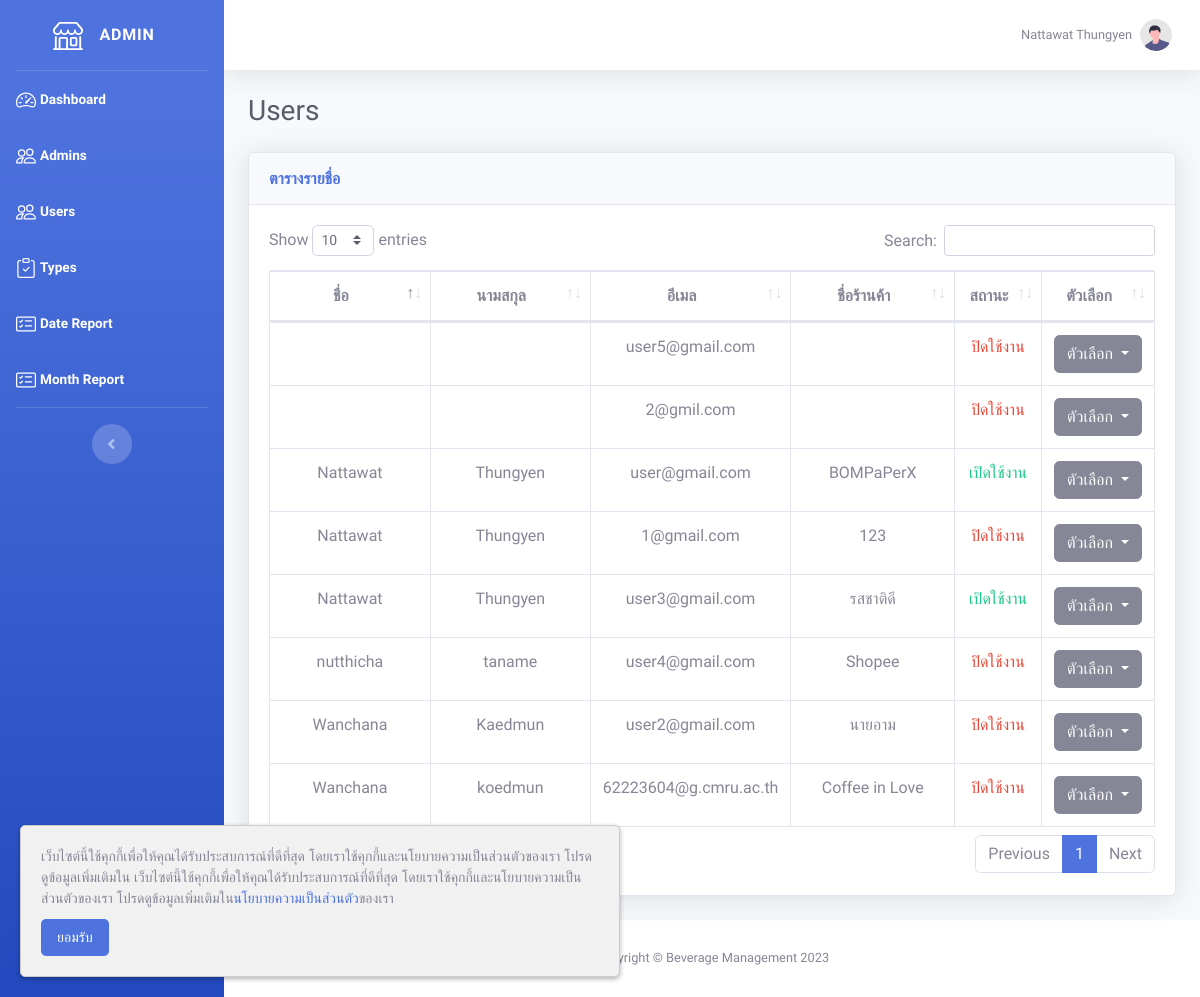
Before: /admin/user.php (signed in) with the older database file.
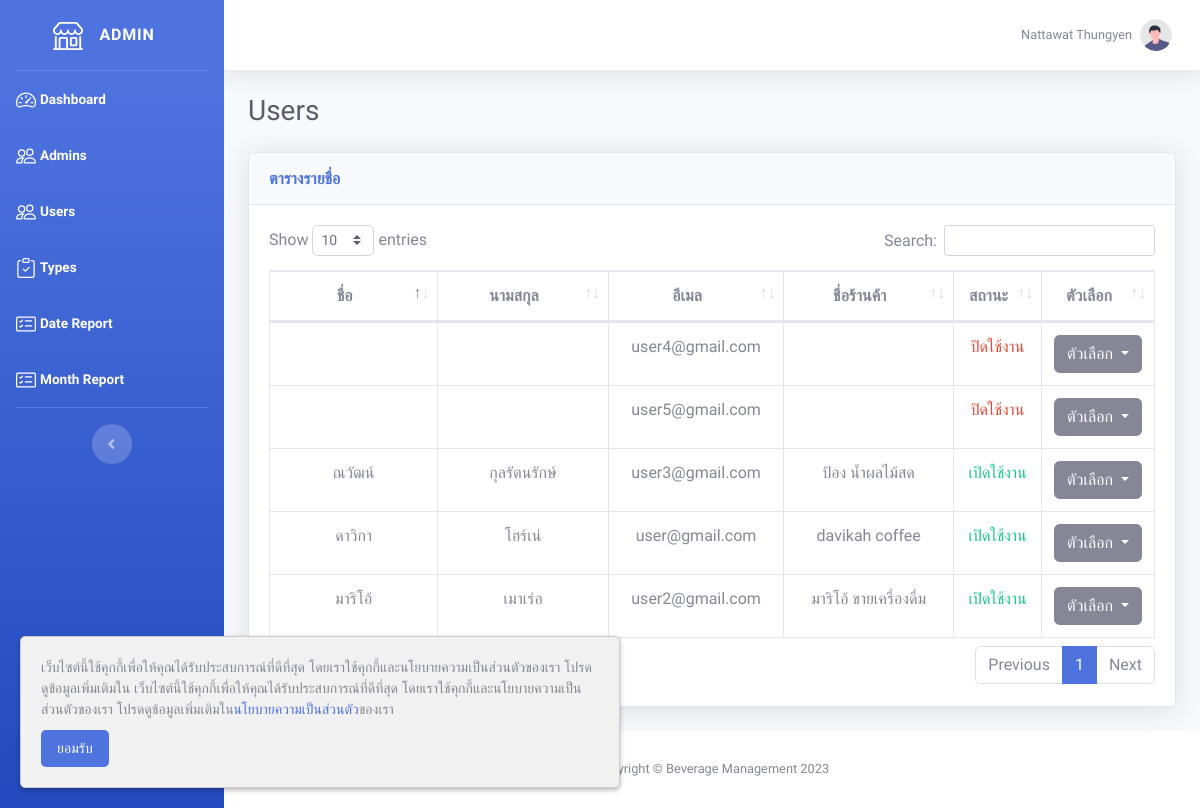
After: the same page with the newer database file.
### tables this page shows
CREATE TABLE `user` (
  `user_id` int(10) NOT NULL,
  `email` varchar(255) NOT NULL,
  `password` varchar(255) NOT NULL,
  `password_view` varchar(255) NOT NULL,
  `status` tinyint(1) NOT NULL COMMENT '0=disable\r\n1=enable',
  `agree` tinyint(1) NOT NULL,
  `firstname` varchar(255) NOT NULL,
  `lastname` varchar(255) NOT NULL,
  `id_number` varchar(13) NOT NULL,
  `phone` varchar(10) NOT NULL,
  `line` varchar(255) NOT NULL,
  `address` text NOT NULL,
  `store` varchar(255) NOT NULL,
  `description` text NOT NULL,
  `img_path` text NOT NULL
);

### admin/user.php (the view, shortened to what this page needs)
<!DOCTYPE html>
<html lang="en">
<?php
require '../include/connect.php';
include '../include/header.php';
$user_data = $connect->prepare("SELECT * FROM user");
$user_data->execute();
$row_user = $user_data->fetchAll(PDO::FETCH_ASSOC);
?>
<body id="page-top">
    <div id="wrapper">
        <?php include '../include/sidebar_admin.php'; ?>
        <div id="content-wrapper" class="d-flex flex-column">
            <div id="content">
                <?php include '../include/topbar.php'; ?>
                <div class="container-fluid">
                    <div class="d-sm-flex align-items-center justify-content-between mb-4">
                        <h1 class="h3 mb-0 text-gray-800">Users</h1>
                    </div>
                    <div class="card shadow mb-4">
                        <div class="card-header py-3">
                            <h6 class="m-0 font-weight-bold text-primary">
                                ตารางรายชื่อ
                            </h6>
                        </div>
                        <div class="card-body">
                            <div class="table-responsive">
                                <table class="table table-bordered" id="dataTable" width="100%" cellspacing="0">
                                    <thead class="text-center">
                                        <tr>
                                            <th width="20%">ชื่อ</th>
                                            <th width="20%">นามสกุล</th>
                                            <th width="20%">อีเมล</th>
                                            <th width="20%">ชื่อร้านค้า</th>
                                            <th width="10%">สถานะ</th>
                                            <th width="10%">ตัวเลือก</th>
                                        </tr>
                                    </thead>
                                    <tbody class="text-center">
                                        <?php foreach ($row_user as $row) { ?>
                                            <tr>
                                                <td><?= $row['firstname'] ?></td>
                                                <td><?= $row['lastname'] ?></td>
                                                <td><?= $row['email'] ?></td>
                                                <td><?= $row['store'] ?></td>
                                                <?php
                                                if (isset($_GET['status'])) {
                                                    if ($_GET['status'] == 'trial') {
                                                ?>
                                                        <td class="text-warning">ทดลองใช้งาน</td>
                                                    <?php
                                                    } elseif ($_GET['status'] == 'wait') {
                                                    ?>
                                                        <td class="text-warning">รอการอนุมัติ</td>
                                                        <?php
                                                    } else {
                                                        if ($row['status'] == 0) {
                                                        ?>
                                                            <td class="text-danger">ปิดใช้งาน</td>
                                                        <?php
                                                        } else {
                                                        ?>
                                                            <td class="text-success">เปิดใช้งาน</td>
                                                        <?php
                                                        }
                                                    }
                                                } else {
                                                    if ($row['status'] == 0) {
                                                        ?>
                                                        <td class="text-danger">ปิดใช้งาน</td>
                                                    <?php
                                                    } else {
                                                    ?>
                                                        <td class="text-success">เปิดใช้งาน</td>
                                                <?php
                                                    }
                                                }
                                                ?>
                                                <td>
                                                    <div class="dropdown">
                                                        <button class="btn btn-secondary dropdown-toggle" type="button" data-toggle="dropdown" aria-expanded="false">
                                                            ตัวเลือก
                                                        </button>
                                                    </div>
                                                </td>
                                            </tr>
                                        <?php } ?>
                                    </tbody>
                                </table>
                            </div>
                        </div>
                    </div>
                </div>
            </div>
            <?php include '../include/footer.php'; ?>
        </div>
    </div>
</body>
</html>

### include/header.php (shortened to what this page needs)
<head>
    <link href="vendor/fontawesome-free/css/all.min.css" rel="stylesheet" type="text/css">
    <link href="css/sb-admin-2.min.css" rel="stylesheet">
    <link href="vendor/datatables/dataTables.bootstrap4.min.css" rel="stylesheet">
    <link rel="stylesheet" href="https://cdn.jsdelivr.net/npm/sweetalert2@11/dist/sweetalert2.min.css">
</head>
<?php
  include 'pdpa_popup.php';
?>

### include/pdpa_popup.php (shortened to what this page needs)
<div id="cookieNotice" class="pdpa-popup">
    <p>เว็บไซต์นี้ใช้คุกกี้เพื่อให้คุณได้รับประสบการณ์ที่ดีที่สุด โดยเราใช้คุกกี้และนโยบายความเป็นส่วนตัวของเรา โปรดดูข้อมูลเพิ่มเติมใน เว็บไซต์นี้ใช้คุกกี้เพื่อให้คุณได้รับประสบการณ์ที่ดีที่สุด โดยเราใช้คุกกี้และนโยบายความเป็นส่วนตัวของเรา โปรดดูข้อมูลเพิ่มเติมใน<a href="privacy_policy.php">นโยบายความเป็นส่วนตัว</a>ของเรา</p>
    <button type="button" onclick="acceptCookieConsent()">ยอมรับ</button>
</div>

### include/sidebar_admin.php (shortened to what this page needs)
<ul class="navbar-nav bg-gradient-primary sidebar sidebar-dark accordion" id="accordionSidebar">
    <a class="sidebar-brand d-flex align-items-center justify-content-center" href="dashboard.php">
        <div class="sidebar-brand-icon">
        </div>
        <div class="sidebar-brand-text mx-3">Admin</sup></div>
    </a>
    <hr class="sidebar-divider my-0">
    <li class="nav-item active">
        <a class="nav-link" href="dashboard.php">
            <span>Dashboard</span>
        </a>
    </li>
    <li class="nav-item active">
        <a class="nav-link" href="admin.php">
             <span>Admins</span>
        </a>
    </li>
    <li class="nav-item active">
        <a class="nav-link" href="user.php">
             <span>Users</span>
        </a>
    </li>
    <li class="nav-item active">
        <a class="nav-link" href="type.php">
            <span>Types</span>
        </a>
    </li>
    <li class="nav-item active">
        <a class="nav-link" href="report_payment_date.php">
            <span>Date Report</span>
        </a>
    </li>
    <li class="nav-item active">
        <a class="nav-link" href="report_payment_month.php">
            <span>Month Report</span>
        </a>
    </li>
    <hr class="sidebar-divider">
    <div class="text-center d-none d-md-inline">
        <button class="rounded-circle border-0" id="sidebarToggle"></button>
    </div>
</ul>

### include/topbar.php (shortened to what this page needs)
<?php
if (isset($_SESSION['user_id'])) {
    $user_id = $_SESSION['user_id'];
    $profile = $connect->prepare("SELECT * FROM user WHERE user_id = :user_id");
    $profile->bindParam(":user_id", $user_id);
    $profile->execute();
    $row_profile = $profile->fetch(PDO::FETCH_ASSOC);
} else {
    $admin_id = $_SESSION['admin_id'];
    $profile = $connect->prepare("SELECT * FROM admin WHERE admin_id = :admin_id");
    $profile->bindParam(":admin_id", $admin_id);
    $profile->execute();
    $row_profile = $profile->fetch(PDO::FETCH_ASSOC);
}
?>
<nav class="navbar navbar-expand navbar-light bg-white topbar mb-4 static-top shadow">
    <ul class="navbar-nav ml-auto">
        <li class="nav-item dropdown no-arrow">
            <a class="nav-link dropdown-toggle" href="#" id="userDropdown" role="button" data-toggle="dropdown" aria-haspopup="true" aria-expanded="false">
                <span class="mr-2 d-none d-lg-inline text-gray-600 small"><?= isset($_SESSION['user_id']) ? $row_profile['store'] : $row_profile['firstname'] . ' ' . $row_profile['lastname'] ?></span>
                <img class="img-profile rounded-circle" src="../img/undraw_profile.svg">
            </a>
        </li>
    </ul>
</nav>

### include/footer.php
<footer class="sticky-footer bg-white">
    <div class="container my-auto">
        <div class="copyright text-center my-auto">
            <span>Copyright &copy; Beverage Management 2023</span>
        </div>
    </div>
</footer>

### include/header.php (style rules this page uses)
body { font-family: 'Kanit', sans-serif; }

### include/pdpa_popup.php (style rules this page uses)
.pdpa-popup { position: fixed; bottom: 20px; left: 20px; background: #f1f1f1; padding: 20px; border: 1px solid #ccc; border-radius: 5px; box-shadow: 0px 2px 5px 0px rgba(0, 0, 0, 0.3); font-family: Arial, sans-serif; font-size: 14px; z-index: 9999; max-width: 600px; margin-left: auto; margin-right: auto; }
.pdpa-popup p { margin: 0; }
.pdpa-popup button { margin-top: 10px; background-color: #4e73df; color: #fff; border: none; padding: 8px 16px; border-radius: 5px; font-size: 14px; cursor: pointer; transition: background-color 0.3s ease; }

Changed rows visible on the page:
removed user: firstname "Nattawat", lastname "Thungyen", email "user@gmail.com", store "BOMPaPerX", status "เปิดใช้งาน"
removed user: firstname "Wanchana", lastname "Kaedmun", email "user2@gmail.com", store "นายอาม", status "ปิดใช้งาน"
removed user: firstname "Nattawat", lastname "Thungyen", email "1@gmail.com", store "123", status "ปิดใช้งาน"
removed user: firstname "Wanchana", lastname "koedmun", email "62223604@g.cmru.ac.th", store "Coffee in Love", status "ปิดใช้งาน"
removed user: firstname "Nattawat", lastname "Thungyen", email "user3@gmail.com", store "รสชาติดี", status "เปิดใช้งาน"
removed user: firstname "nutthicha", lastname "taname", email "user4@gmail.com", store "Shopee", status "ปิดใช้งาน"
removed user: email "2@gmil.com", status "ปิดใช้งาน"
added user: firstname "ดาวิกา", lastname "โฮร์เน่", email "user@gmail.com", store "davikah coffee", status "เปิดใช้งาน"
added user: firstname "มาริโอ้", lastname "เมาเร่อ", email "user2@gmail.com", store "มาริโอ้ ขายเครื่องดื่ม", status "เปิดใช้งาน"
added user: firstname "ณวัฒน์", lastname "กุลรัตนรักษ์", email "user3@gmail.com", store "ป้อง น้ำผลไม้สด", status "เปิดใช้งาน"
added user: email "user4@gmail.com", status "ปิดใช้งาน"
